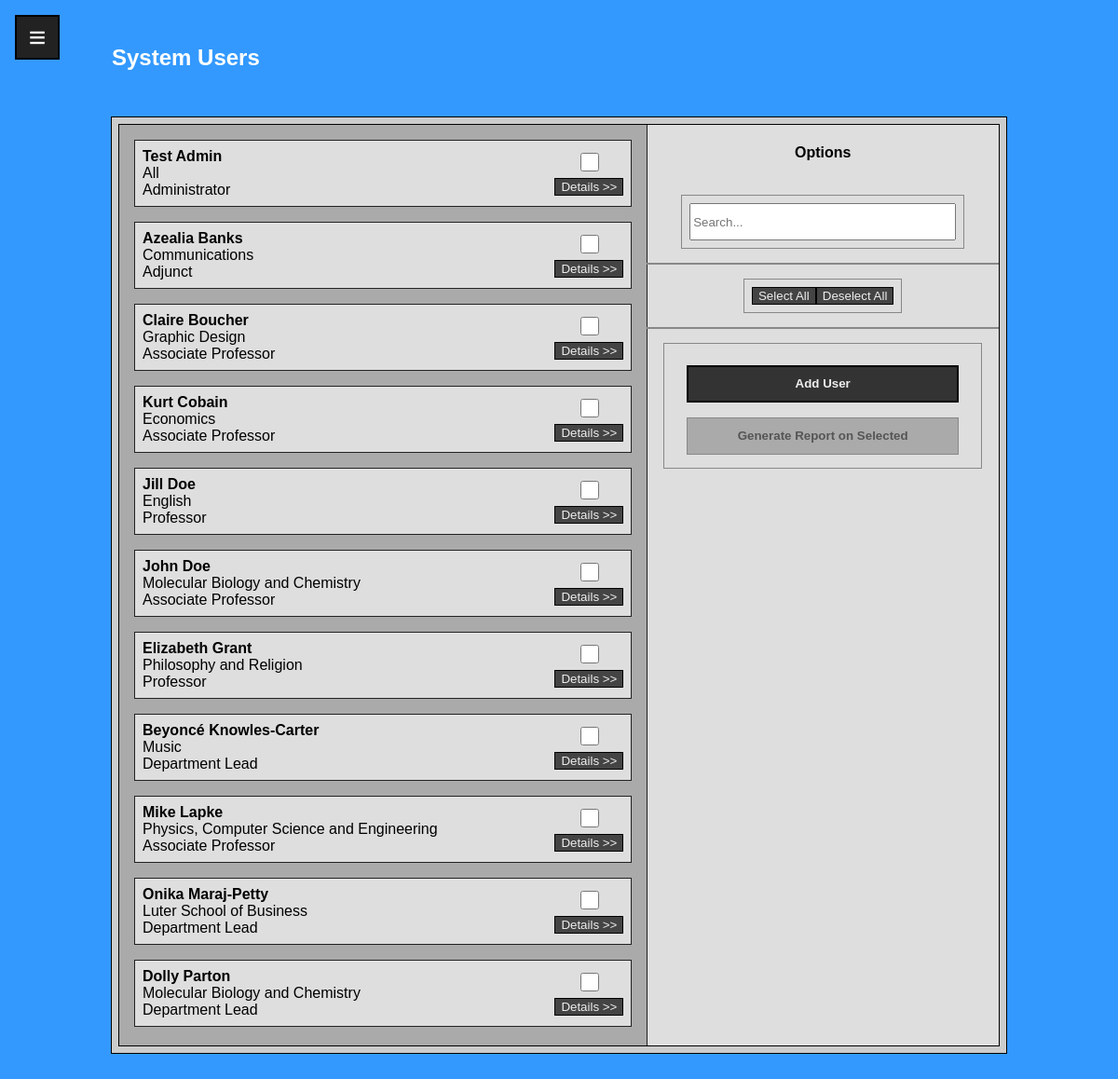
/user_selection.php (signed in), run on the app's committed database.
### tables this page shows
CREATE TABLE IF NOT EXISTS `User` (
  `CNU_ID` INT NOT NULL AUTO_INCREMENT,
  `Password` VARCHAR(24) NOT NULL,
  `Fname` VARCHAR(45) NOT NULL,
  `Lname` VARCHAR(45) NOT NULL,
  `Email` VARCHAR(72) NOT NULL,
  `Department` VARCHAR(45),
  `Position` VARCHAR(45),
  `Birthday` DATE NOT NULL,
  `Hiring_Year` YEAR(4) NOT NULL,
  `Gender` VARCHAR(45) NOT NULL,
  `Race` VARCHAR(45) NOT NULL,
  `Permissions` VARCHAR(45) NOT NULL DEFAULT 'User',
  `Photo` Blob,
  `Archival_Date` DATE DEFAULT NULL,
  PRIMARY KEY (`CNU_ID`));

### user_selection.php (the view, shortened to what this page needs)
<!DOCTYPE html>
<html lang="en" dir="ltr">
<head>
  <link rel="stylesheet" href="css/selection.css">
  <?php include 'databaseconnect.php';
    $sql = "SELECT CNU_ID, Fname, Lname, Department, Position, Archival_Date FROM User ORDER BY Lname ASC, Archival_Date DESC";
    $result = $conn->query($sql);
    ?>
</head>
<body>
<?php include 'hamburger_menu.php'; ?>
  <div class="wrapper">
    <header>
      <h2>System Users</h2>
    </header>
    <div class="selection">
        <div class="results">
        <?php
            if ($result->num_rows > 0) {
                while ($row = $result->fetch_assoc()) {
                    $id = $row['CNU_ID'];
                    $name = $row['Fname'].' '.$row['Lname'];
                    $dept = $row['Department'];
                    $pos = $row['Position'];
                    $archived = ($row['Archival_Date'] == NULL ? "" : "greyed");
                    echo "<div class='data $archived' id='$id'> <label for='$id'><b>$name</b>"
                        .($archived == "greyed" ? " <i>(Archived)</i>" : "").
                        "<br>$dept<br>$pos</label>
                          <div class='result_choices'>
                            <input class='checkbox' type='checkbox' name='$id' form='options'></input>
                            <form id='details' action='user_details.php' method='get'><button name='user' value='$id'>Details >></button></form>
                          </div>
                        </div>";
                }
            } else {
                echo "<div class='center'>No results found for current search settings.</div>";
            }
            ?>
        </div>
      <div class="options">
          <h4>Options</h4>
          <div class='searchbar'>
            <input type="text" name="search" placeholder="Search...">
          </div>
          <hr>
          <div>
            <button type="button" name="select_all">Select All</button>
            <button type="button" name="deselect_all">Deselect All</button>
          </div>
          <hr>
          <div class="choices">
            <a href="account_registration.php"><button class="admin" type="button" name="add_user" form='options'>Add User</button></a>
            <input id="report" type="submit" name="report" value="Generate Report on Selected" form='options'>
          </div>
      </div>
    </div>
  </div>
</body>
</html>

### css/selection.css (style rules this page uses)
a { text-decoration: none; }
.selection { top: 0.5em; left: 0.5em; right: 0.5em; bottom: 0.5em; position: absolute; display: grid; grid-auto-flow: column; grid-template-columns: 3fr 2fr; }
.results { height: 100%; overflow-y: scroll; display: grid; grid-auto-rows: minmax(auto, max-content); row-gap: 1em; padding: 1em; grid-column: 1 / 2; }
.results:after { height: 0.25em; content: ''; }
.results .data { display: grid; grid-template-columns: 2fr auto; justify-content: space-between; padding: 0.5em; }
.result_choices { margin-left: 1em; display: flex; flex-direction: column; justify-content: space-around; align-items: center; }
.result_choices input { width: 1.5em; height: 1.5em; flex: none; }
.options { position: sticky; top: 0; display: flex; flex-flow: column nowrap; align-items: center; justify-content: flex-start; }
.options hr { margin: 0; padding: 0; width: 100%; height: 0; }
.searchbar { width: 80%; }
.searchbar input { width: 100%; height: 3em; }
.options > div { display: flex; justify-content: center; padding: 0.5em; margin: 1em; }
.options .choices { font-size: 1em; text-align: center; height: inherit; width: 90%; align-items: center; justify-content: center; flex-flow: column nowrap; }
.choices * { font-weight: bold; display: flex; white-space: normal; flex-wrap: wrap; width: 90%; align-items: center; justify-content: center; margin: 0.5em 0; height: 3em; }
.choices button { width: 100%; }
.selection { background-color: #DEDEDE; outline: 1px solid black; }
.results { background-color: #AAAAAA; outline: 1px solid #222222; }
.data { background-color: #DEDEDE; border: 1px solid #222222; }
.options > div { outline: 1px solid #888888; }
.options hr { border: 1px solid #888888; }

### css/common.css (style rules this page uses)
* { box-sizing: border-box; }
body { margin: 0; padding: 0; height: 100vh; display: flex; flex-flow: column nowrap; position: relative; font-family: Arial, Helvetica, sans-serif; background-color: #3399FF; }
.wrapper { width: 80%; height: 80vh; position: absolute; top: 10%; right: 10%; left: 10%; display: grid; grid-auto-flow: row; grid-auto-rows: min-content; row-gap: 1em; overflow: scroll; padding: 0.5em; outline: 1px solid #000000; }
.wrapper:after { height: 0.25em; content: ''; }
header { width: auto; height: 10%; color: #FFFFFF; position: fixed; top: 0; display: flex; align-items: center; border-bottom: 1px solid black; z-index: 999; }
header * { padding: 0; margin: 0; }
.wrapper { background-color: #CCCCCC; }
.wrapper button, .wrapper input[type=submit] { cursor: pointer; color: #EEEEEE; background-color: #444444; border: 1px solid #000000; }
.wrapper button:disabled, .wrapper input[type=submit]:disabled { cursor: not-allowed; color: #555555; background-color: #AAAAAA !important; border: 1px solid #888888 !important; }
.admin { background-color: #333333 !important; border: 2px solid #000000 !important; }

### data on the page
user: name "Test Admin", Department "All", Position "Administrator", $id 1 (drawn)
user: name "Azealia Banks", Department "Communications", Position "Adjunct", $id 933833 (drawn)
user: name "Claire Boucher", Department "Graphic Design", Position "Associate Professor", $id 966678 (drawn)
user: name "Kurt Cobain", Department "Economics", Position "Associate Professor", $id 999919 (drawn)
user: name "Jill Doe", Department "English", Position "Professor", $id 987987 (drawn)
user: name "John Doe", Department "Molecular Biology and Chemistry", Position "Associate Professor", $id 998877 (drawn)
user: name "Elizabeth Grant", Department "Philosophy and Religion", Position "Professor", $id 942069 (drawn)
user: name "Beyoncé Knowles-Carter", Department "Music", Position "Department Lead", $id 978879 (drawn)
user: name "Mike Lapke", Department "Physics, Computer Science and Engineering", Position "Associate Professor", $id 982429 (drawn)
user: name "Onika Maraj-Petty", Department "Luter School of Business", Position "Department Lead", $id 944004 (drawn)
user: name "Dolly Parton", Department "Molecular Biology and Chemistry", Position "Department Lead", $id 955259 (drawn)
